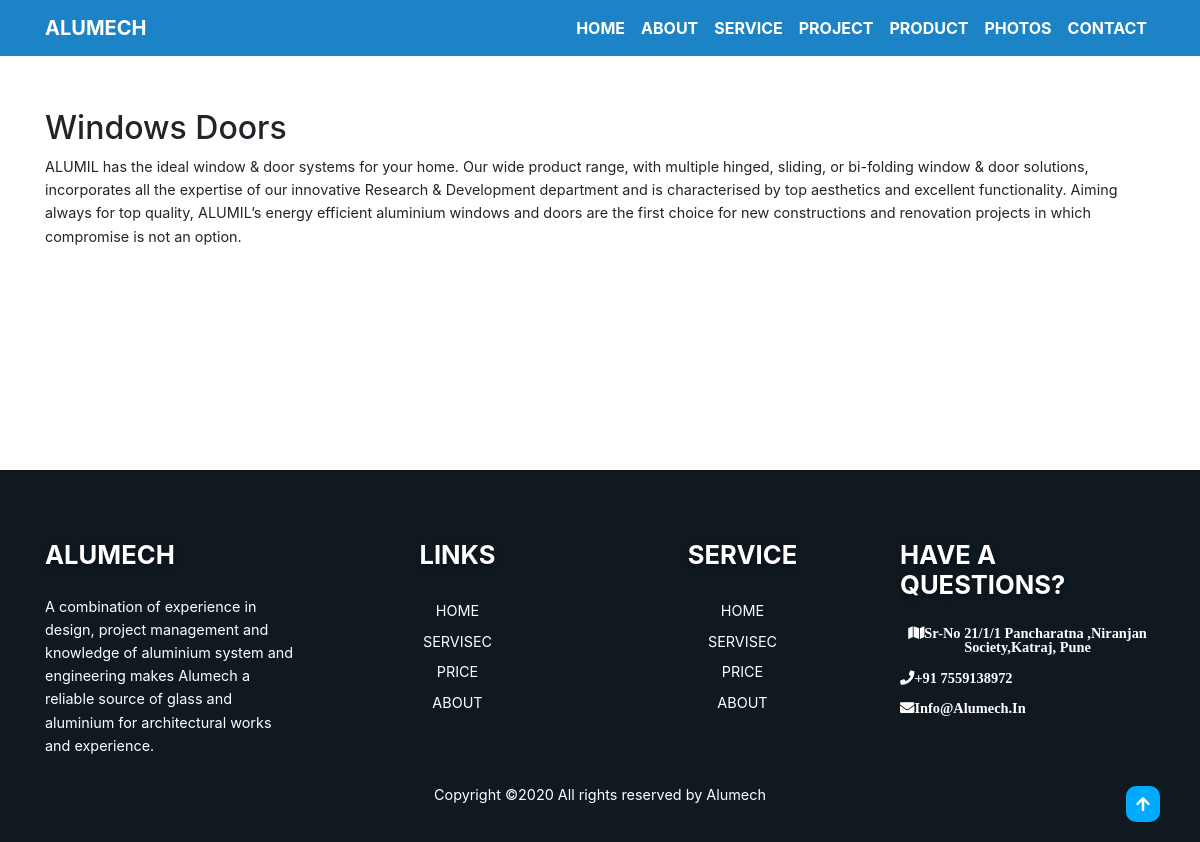
Page /main/1 on the committed database.
### main/models.py (models this page shows, shortened)
class Product(models.Model):
	head_name = models.CharField(max_length=100)
	desc = models.TextField(max_length=5000)
	image=models.ImageField(upload_to="main/images",default="")

### main/views.py (the view)
# urls.py: path('<int:pk>',views.detail, name="detail"),
def detail(request,pk):
	data = Product.objects.filter(pk =pk)
	content = {'data':data}
	return render(request, 'main/detail.html',content)

### main/templates/main/detail.html
{% extends 'main/base.html' %}
{% load static %}
{% block content %}
<div class="container">
    {% for result in data %}
    <div class="about_product" style="margin-top: 109px !important; margin-bottom: 20%;">
        <h2 class="our_company">{{ result.head_name}}</h2>
        <p>{{ result.desc}}</p>
    </div>
    {% endfor %}
</div>
{% endblock %}

### main/templates/main/base.html (shortened to what this page needs)
<head>
    {% load static %}
    <link rel="stylesheet" href="https://maxcdn.bootstrapcdn.com/bootstrap/4.5.2/css/bootstrap.min.css">
    <link rel="stylesheet" href="https://pro.fontawesome.com/releases/v5.11.2/css/all.css">
    <link rel="stylesheet" href="https://cdn.jsdelivr.net/npm/fontisto@v3.0.4/css/fontisto/fontisto.min.css"></i>
    <link href="{% static 'css/bootstrap.css' %}" rel="stylesheet">
    <link href="{% static 'css/base.css' %}" rel="stylesheet">
</head>
<div class="header" id="header">
    <nav class="navbar navbar-expand-lg navbar-dark fixed-top">
        <div class="container text-uppercase">
            <a class="navbar-brand font-weight-bold text-white " href="#">Alumech</a>
            <div class="collapse navbar-collapse " id="navbarSupportedContent">
                <ul class="navbar-nav ml-auto text-uppercase">
                    <li class="nav-item active">
                        <a class="nav-link" href="{% url 'home' %}">Home <span class="sr-only">(current)</span></a>
                    </li>
                    <li class="nav-item active">
                        <a class="nav-link" href="{% url 'about' %}">about</a>
                    </li>
                    <li class="nav-item active">
                        <a class="nav-link" href="{% url 'service' %}">service</a>
                    </li>
                    <li class="nav-item active">
                        <a class="nav-link" href="{% url 'project' %}">Project</a>
                    </li>
                     <li class="nav-item active">
                        <a class="nav-link" href="{% url 'product' %}">product</a>
                    </li>
                    <li class="nav-item active">
                        <a class="nav-link" href="{% url 'photo' %}">Photos</a>
                    </li>
                    <li class="nav-item active">
                        <a class="nav-link" href="{% url 'contact' %}">contact</a>
                    </li>
                </ul>
            </div>
    </nav>
</div>
{% block content %}
{% endblock %}
<footer class="footersection" id="footerdiv">
    <div class="container " style="width :auto;">
        <div class="row">
            <div class="col-lg-3 col-12 col-md-6 footer-div">
                <div style="line-height: 1.9rem">
                    <h3>ALUMECH</h3>
                    <p>A combination of experience in design, project management and knowledge of aluminium system and engineering makes Alumech a reliable source of glass and aluminium for architectural works and experience. </p>
                </div>
            </div>
            <div class="col-lg-3 col-12 col-md-6 footer-div text-center">
                <div style="line-height: 1.9rem">
                    <h3>Links</h3>
                    <li><a href=""><span class="fi fi-angle-right">HOME</a></li>
                    <li><a href=""><span class="fi fi-angle-right">SERVISEC</a></li>
                    <li><a href=""><span class="fi fi-angle-right">PRICE</a></li>
                    <li><a href=""><span class="fi fi-angle-right">ABOUT</a></li>
                </div>
            </div>
            <div class="col-lg-3 col-12 col-md-6 footer-div text-center">
                <div style="line-height: 1.9rem">
                    <h3>service</h3>
                    <li><a href=""><span class="fi fi-angle-right">HOME</a></li>
                    <li><a href=""><span class="fi fi-angle-right">SERVISEC</a></li>
                    <li><a href=""><span class="fi fi-angle-right">PRICE</a></li>
                    <li><a href=""><span class="fi fi-angle-right">ABOUT</a></li>
                </div>
            </div>
            <div class="col-lg-3 col-12 col-md-6 footer-div text-left ">
                <div style="line-height: 1.9rem">
                    <h3>Have a Questions?</h3>
                    <li><a href="#"><span class="fa fa-map">Sr-No 21/1/1 Pancharatna ,Niranjan society,Katraj, Pune</span></a></li>
                    <li><a href="#"><span class="fa fa-phone">+91 7559138972</span></a></li>
                    <li><a href="#"><span class="fa fa-envelope">info@alumech.in</span></a></li>
                </div>
            </div>
        </div>
        <div class="row">
            <div class="col-md-12 text-center">
                <p style="padding-top: 10px;">
                    Copyright &copy; All rights reserved by Alumech</p>
            </div>
        </div>
        <div class="scrolltop float-right">
            <i class="fa fa-arrow-up" onclick="topFunction()" id="myBtn"></i>
        </div>
    </div>
</footer>
</body>
</html>

### main/static/css/base.css (style rules this page uses)
* { margin: 0; padding: 0; box-sizing: border-box; }
a { text-decoration: none; }
li { list-style: none; }
p { font-size: 0.9rem; line-height: 1.6; font-weight: 400; }
i { color: #2fccd0; }
.navbar:before { content: ""; position: absolute; top: 0%; bottom: 0%; left: 0%; right: 0%; z-index: -3; background: #1c84c6; }
.nav-item a { color: #fff; !important; font-weight: bold; }
.footersection { width: 100%; height: auto; padding: 70px 0px 20px 0; background: #101820ff !important; position: relative; }
.footersection p { color: #fff; }
.footersection li a { line-height: 1.6; font-size: 0.9rem; font-weight: 400; color: #fff; text-decoration: none; text-align: center; text-transform: capitalize; }
.footersection h3 { text-transform: uppercase; color: #fff; margin-bottom: 25px; font-size: 1.6rem !important; font-weight: 700; text-shadow: 0 2px 5px rgba(0, 0, 0, 0.4) }
#myBtn { position: fixed; bottom: 20px; right: 40px; z-index: 99; border: none; color: #fff; background: #00abff; padding: 10px; border-radius: 10px; }

### rows in the picture
Product: head_name "Windows Doors", desc "ΑLUMIL has the ideal window & door systems for your home. Our wide product range, with multiple hinged, sliding, or bi-folding window & door solutions, incorporates all the expertise of our innovative Research & Development department and is characterised by top aesthetics and excellent functionality. Aiming always for top quality, ALUMIL’s energy efficient aluminium windows and doors are the first choice for new constructions and renovation projects in which compromise is not an option."
